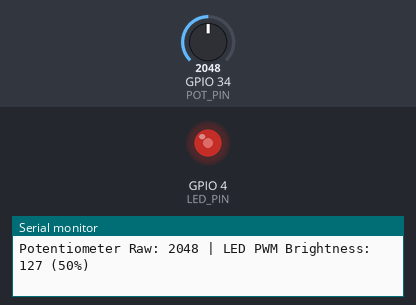
This sketch was run on a simulated ESP32. On the bench: output pins drawn as LEDs (lit = HIGH), the last lines printed to the serial monitor. The test bench sets the inputs (shaded band); at power-on: GPIO 34 (POT_PIN) = 2048.

Above: at 1.2 s.
1.3 s: GPIO 34 (POT_PIN) set to 2866
At 2.5 s:
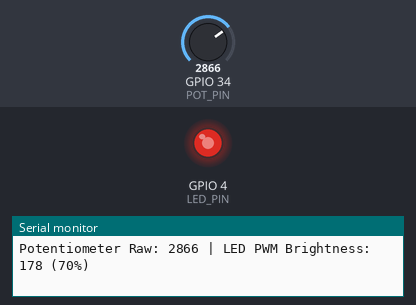
2.8 s: GPIO 34 (POT_PIN) set to 3603
At 3.8 s:
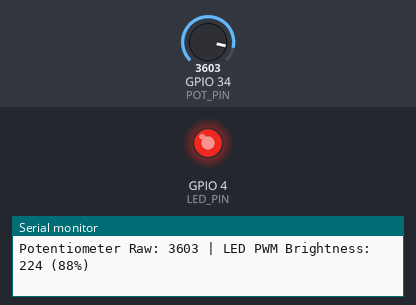
4.3 s: GPIO 34 (POT_PIN) set to 491
At 4.9 s:
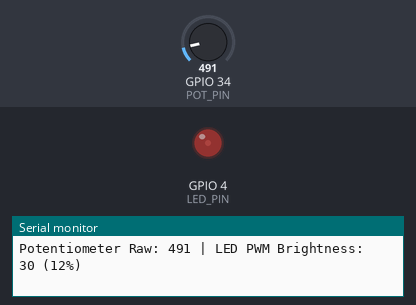
5.8 s: GPIO 34 (POT_PIN) set to 0
At 6.1 s:
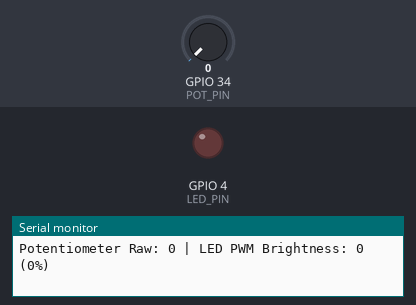
7.3 s: GPIO 34 (POT_PIN) set to 2047
At 8.4 s:
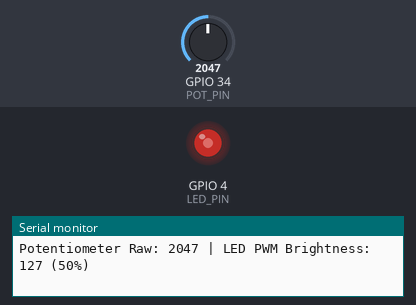
Timing chart, 0 to 9.8 s (numbered marks = the images above; inputs shaded):
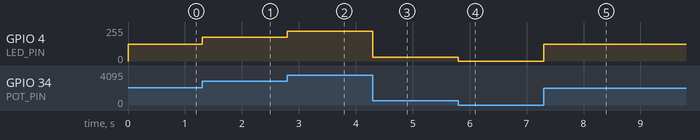

Measured:
- after the input at 1.3 s, GPIO 4 (LED_PIN): 127/255 → 178/255 at once
- after the input at 2.8 s, GPIO 4 (LED_PIN): 178/255 → 224/255 at once
- after the input at 4.3 s, GPIO 4 (LED_PIN): 224/255 → 30/255 at once
- after the input at 5.8 s, GPIO 4 (LED_PIN): 30/255 → 0/255 at once
- after the input at 7.3 s, GPIO 4 (LED_PIN): 0/255 → 127/255 at once

The sketch:

sketch.ino
```cpp
// Pin Definitions
const int POT_PIN = 34; // Potentiometer connected to ADC1
const int LED_PIN = 4;  // PWM pin for LED control

// Serial print interval
unsigned long lastPrintTime = 0;
const unsigned long printInterval = 500; // Print every 500ms

void setup() {
  Serial.begin(115200);
  pinMode(POT_PIN, INPUT);
  pinMode(LED_PIN, OUTPUT);
}

void loop() {
  // Read the 12-bit raw analog value (0 - 4095)
  int potValue = analogRead(POT_PIN);

  // Map 12-bit ADC value (0-4095) to 8-bit PWM value (0-255)
  int brightness = map(potValue, 0, 4095, 0, 255);

  // Write PWM signal to control LED brightness in real-time
  analogWrite(LED_PIN, brightness);

  // Print values every 500ms
  if (millis() - lastPrintTime >= printInterval) {
    lastPrintTime = millis();

    Serial.print("Potentiometer Raw: ");
    Serial.print(potValue);
    Serial.print(" | LED PWM Brightness: ");
    Serial.print(brightness);
    Serial.print(" (");
    Serial.print((brightness / 255.0) * 100, 0);
    Serial.println("%)");
  }
}
```
